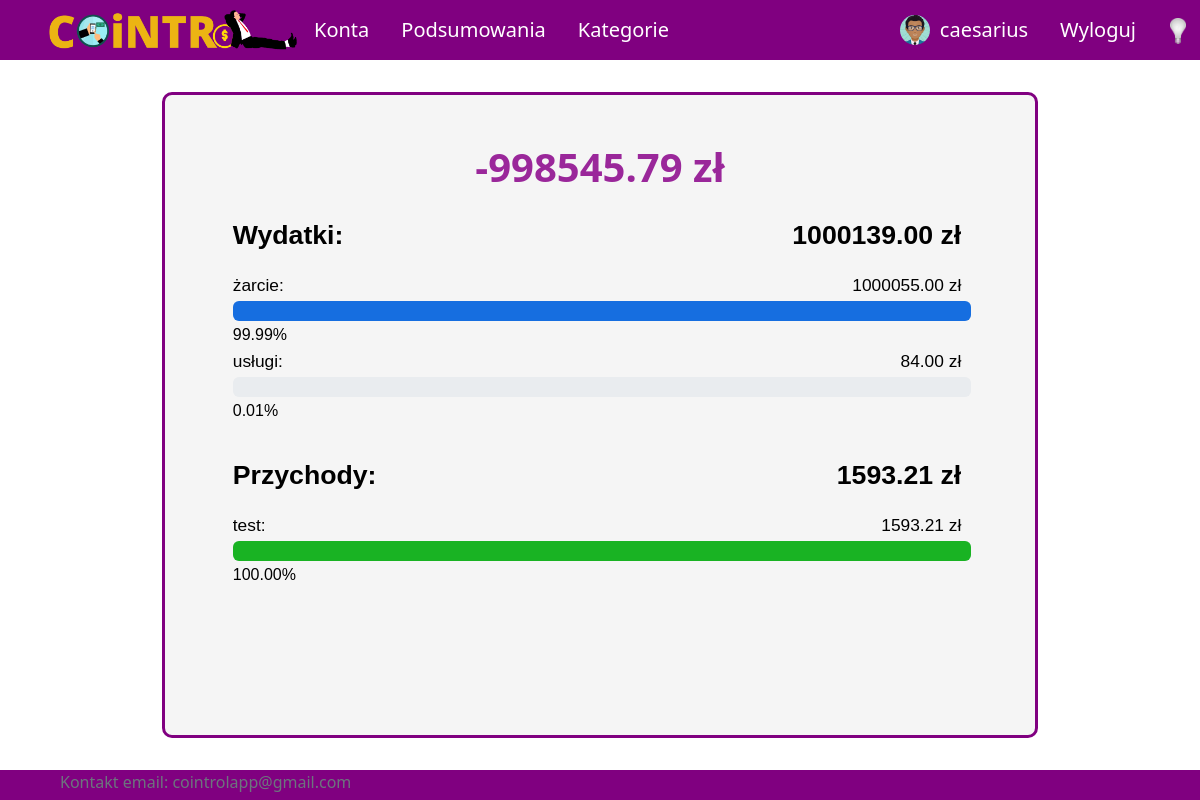
Page /summary (signed in) on the committed database.
### UsersApp/models.py (models this page shows, shortened)
class Profile(models.Model):
    user = models.OneToOneField(User, on_delete=models.CASCADE, null=True, blank=True)
    name = models.CharField(max_length=200, blank=True, null=True)
    email = models.EmailField(max_length=400, null=True, blank=True)
    username = models.CharField(max_length=200, blank=True, null=True)
    currency = models.ForeignKey('Currency', on_delete=models.SET_NULL, null=True)
    image = ThumbnailerImageField(null=True, blank=True, upload_to="images/", default="images/default-user.png")
    created = models.DateTimeField(auto_now_add=True)
    id = models.UUIDField(default=uuid.uuid4, unique=True,
                            primary_key=True, editable=False)

class Currency(models.Model):
    name = models.CharField(max_length=100)
    access_name = models.CharField(max_length=20) #access_name nazwa aby zdobyć kurs walut
    sign = models.CharField(max_length=5) #znak waluty
    id = models.UUIDField(default=uuid.uuid4, unique=True,
                            primary_key=True, editable=False)

class Category(models.Model):
    SCOPE_CHOICES = (
        ("INCOME", "income"),
        ("EXPENSE", "expense"),
    )
    name = models.CharField(max_length=255)
    owner = models.ForeignKey(Profile, null=True, blank=True, on_delete=models.CASCADE)
    scope = models.CharField(max_length=10, choices=SCOPE_CHOICES) #income / expense - do oddzielenia rodzaju transakcji
    id = models.UUIDField(default=uuid.uuid4, unique=True, primary_key=True, editable=False)
    def __str__(self):
        return self.name

### aplication/views/summary_views.py (the view)
# urls.py: path('summary', Summary.as_view(), name='summary'),
@method_decorator(login_required(login_url='login'), name='dispatch')
class Summary(ListView):
    template_name = 'application/summary.html'
    model = Category
    sum_exp = 0
    sum_inc = 0
    def get_context_data(self, **kwargs):
        context = super().get_context_data(**kwargs)
        context['sum'] = self.sum_exp + self.sum_inc
        context['sum_exp'] = -self.sum_exp
        context['sum_inc'] = self.sum_inc
        return context
    def get_queryset(self):
        today = date.today()
        currency = self.request.user.profile.currency
        categories = super().get_queryset().filter(Q(owner=self.request.user.profile) | Q(owner=None))
        updateTransactions(Transaction.objects.filter(id_user=self.request.user.profile))
        transactions = Transaction.objects.filter(id_user=self.request.user.profile).exclude(
            id_account__in=User_Account.objects.values('id_account').annotate(Count('id')).order_by().filter(id__count__gt=1).values_list('id_account')).not_instance_of(Transfer)
        self.sum_exp = sumCurrency(transactions.filter(id_category__in=Category.objects.filter(scope='EXPENSE')).filter(transaction_date__lte=today), currency)
        self.sum_inc = sumCurrency(transactions.filter(id_category__in=Category.objects.filter(scope='INCOME')).filter(transaction_date__lte=today), currency)
        categories_with_sum = []
        for c in categories:
            s_c = sumCurrency(transactions.filter(id_category=c.id), currency)
            value = (self.sum_exp if c.scope == 'EXPENSE' else self.sum_inc)
            categories_with_sum.append((c, -s_c if c.scope == 'EXPENSE' else s_c, round(100 * s_c / (value if value != 0 else 1), 2)))
        return sorted(categories_with_sum, key=lambda tup: tup[1], reverse=True)

### aplication/services.py (called while the page is built, shortened)
def updateTransactions(all_transactions):
    today = date.today()
    repeating = all_transactions.filter(~Q(repeat=None))

### templates/application/summary.html (shortened to what this page needs)
{% extends 'application/base.html' %}
{% block content %}
    <div class="title">
        <h1>{{ sum }} {{ request.user.profile.currency.sign }}</h1>
    </div>
    <div class="content-pc">
        <table id="summary-span" class="sum" style="font-family: Arial, Helvetica, sans-serif;">
            <tr style="font-size:20pt;font-weight:bold;margin-bottom:16px;"><td>Wydatki:</td> <td>{{ sum_exp }} {{ request.user.profile.currency.sign }}</td></tr>
            {% for category, sum, perc in object_list %}
                {% if category.scope == 'EXPENSE' and sum != 0 %}
                <tr style="font-size:13pt;">
                    <td id="sum-category">{{ category }}:</td>
                    <td id="sum-amount">{{ sum }} {{ request.user.profile.currency.sign }}</td>
                </tr>
                <tr>
                <td>
                    <div class="progress" style="height:20px; width:100%; ">
                        <div class="progress-bar" role="progressbar" style="background-color: rgb(22, 110, 224); width: {{ perc }}%;" aria-valuenow="{{ perc }}" aria-valuemin="0" aria-valuemax="100"></div>
                    </div>
                </td>
                </tr>
                <tr>
                    <td>{{ perc }}%</td>
                </tr>
                {% endif %}
            {% endfor %}
            <tr style="font-size:20pt;font-weight:bold;margin-bottom:16px;margin-top:30px;"><td>Przychody:</td> <td>{{ sum_inc }} {{ request.user.profile.currency.sign }}</td></tr>
            {% for category, sum, perc in object_list %}
                {% if category.scope == 'INCOME' and sum != 0 %}
                <tr style="font-size:13pt;">
                    <td id="sum-category">{{ category }}:</td>
                    <td id="sum-amount">{{ sum }} {{ request.user.profile.currency.sign }}</td>
                </tr>
                <tr>
                <td>
                    <div class="progress" style="height:20px; width:100%">
                        <div class="progress-bar" role="progressbar" style="background-color: rgb(25, 179, 35); width: {{ perc }}%;" aria-valuenow="{{ perc }}" aria-valuemin="0" aria-valuemax="100"></div>
                    </div>
                </td>
                </tr>
                <tr>
                    <td>{{ perc }}%</td>
                </tr>
                {% endif %}
            {% endfor %}
        </table>
        <br>
    </div>
{% endblock  %}

### templates/application/base.html (shortened to what this page needs)
{%load static%}
<!DOCTYPE html>
<html lang="pl">
<head>
    <link href="https://cdn.jsdelivr.net/npm/bootstrap@5.2.2/dist/css/bootstrap.min.css" rel="stylesheet">
    <link rel="stylesheet" type="text/css" href="{% static 'css/style.css' %}">
    <link rel="stylesheet" type="text/css" href="{% static 'css/style-dark.css' %}">
</head>
<body onload="checkColorMode()">
    <nav class="nav" id="navigation">
        {% if user.is_authenticated %}
        <ul class="nav justify-content-start">
            <li class="nav-item" id="logo-li"><a id="logo-link" class="nav-link" href="{% url 'home' %}">
                <img onmouseover="logoHover()" onmouseout="logoOut()" id="app-logo" src="{% static 'images/logo.png' %}">
            </a>
            <li class="nav-item mobile-menu"><a class="nav-link" href="{% url 'all-accounts' %}">Konta</a></li>
            <li class="nav-item mobile-menu"><a class="nav-link" href="{% url 'summary' %}">Podsumowania</a></li>
            <li class="nav-item mobile-menu"><a class="nav-link" href="{% url 'all-categories' %}">Kategorie</a></li>
        </ul>
        <ul class="nav justify-content-end user-image">
            <li class="nav-item">
                <a id="profile-nav-link" class="nav-link" href="{% url 'profile' %}">
                    <img id="user-image" src="{{ user.profile.image.url }}" alt="user image">
                    {{ user.username }}
                </a>
            </li>
            <li class="nav-item"><a class="nav-link" href="{% url 'logout' %}">Wyloguj</a></li>
        </ul>
        {% endif %}
        <button onclick="darkMode()" id="dark-mode-button"><img id="light-bulb" src="{% static 'images/bulb_off.png' %}" /></button>
    </nav>
    <div id = "site-content">
        {% block content %}
        {% endblock %}
    </div>
    <footer class="footer">
        <div class="container">
            <span class="text-muted">
                <address>
                    Kontakt email: <a class="email" href="mailto:cointrolapp@gmail.com">cointrolapp@gmail.com
                </address>
            </span>
        </div>
    </footer>
</body>
</html>

### aplication/static/css/style.css (style rules this page uses)
body { background-color: white; color: black; }
#navigation { position: fixed; top: 0; width: 100%; z-index: 9; }
a.nav-link { color: white; font-size: 20px; }
ul.nav { align-items: center; }
nav.nav { height: 60px; background-color: purple; justify-content: space-between; padding-left: 4vw; padding-right: 4vw; }
#profile-nav-link { display: grid; grid-template-columns: auto auto; column-gap: 10px; }
#user-image { border-radius: 50%; width: 30px; height: 30px; object-fit: cover; align-self: center; }
#logo-link { padding: 0; }
#app-logo { width: 250px; }
#site-content { min-height: calc(100vh - 4vh - (60px + 4vh) - 30px); padding-left: 1vw; padding-right: 1vw; padding-top: 1vh; padding-bottom: 1vh; width:73%; margin:auto; margin-top: calc(60px + 4vh); margin-bottom: 4vh; border: 3px solid purple; border-radius: 10px; background-color: whitesmoke; position: relative; }
#dark-mode-button { position: absolute; top: 16px; left: 97%; float:right; }
#dark-mode-button > img { width: 16px; }
div.title { padding-top: 5vh; display: flex; align-items: center; flex-direction: column; }
div.title h1 { color: #9a279a; font-size: 40px; font-weight: bold; text-align: center; }
div.content-pc { margin-top: 15px; }
footer { height: 30px; background-color: purple; justify-content: space-between; padding-left: 4vw; padding-right: 4vw; }
a.email { --bs-text-opacity: 1; color: inherit; text-decoration: none; }
button { background-color: rgba(0, 0, 0, 0); border: none; }
table { width: 100%; }
tr { width: 100%; }
thead, th, td, tr { display: flex; flex-wrap: wrap; flex-direction:row; align-items: flex-start; justify-content:flex-start; padding-left: 5px; }
.sum > thead, .sum > tbody > th, .sum > tbody > td, .sum > tbody > tr { padding-left: 0; }
table { width: 88%; margin:auto; }
tr { justify-content: left; width: 100%; }
tr > td:first-child { flex: 30%; min-width: fit-content; border: none; }
tr > td:nth-child(2) { flex: 30%; min-width: fit-content; max-width: 20%; margin-right: 10px; border: none; text-align: left; justify-content:flex-end; }

### rows in the picture
Category: name "żarcie", sum "1000055.00", perc "99.99"
Category: name "usługi", sum "84.00", perc "0.01"
Category: name "test", sum "1593.21", perc "100.00"

### other values in the picture
{{ user.username }} "caesarius"
{{ sum }} "-998545.79"
{{ request.user.profile.currency.sign }} "zł"
{{ sum_exp }} "1000139.00"
{{ sum_inc }} "1593.21"
